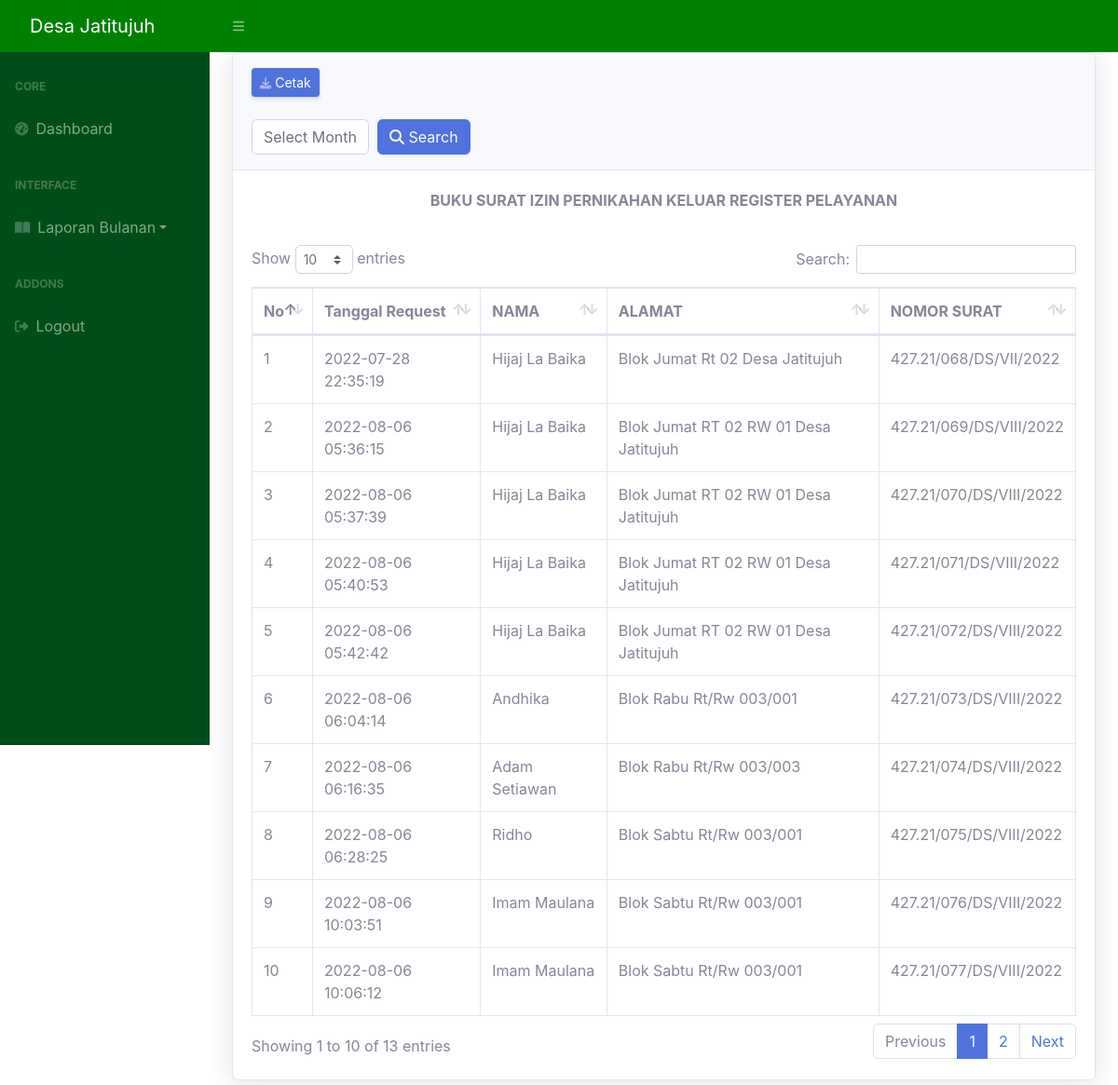
Screenshot of /kepala_desa/laporan_sip.php (signed in) with the database file from the repository.
### tables this page shows
CREATE TABLE `surat_sip` (
  `sip_id` int(10) NOT NULL,
  `nik_masyarakat_sip` varchar(255) NOT NULL,
  `nama_sip` varchar(255) NOT NULL,
  `alamat_sip` varchar(255) NOT NULL,
  `keperluan_sip` varchar(255) NOT NULL,
  `scan_ktp_sip` varchar(255) NOT NULL,
  `scan_kk_sip` varchar(255) NOT NULL,
  `scan_akta_sip` varchar(255) NOT NULL,
  `tgl_req_sip` datetime NOT NULL,
  `status_sip` enum('acc_rt','acc_staff','belum_acc','acc_desa','selesai','tolak') NOT NULL DEFAULT 'belum_acc',
  `keterangan_sip` varchar(255) NOT NULL DEFAULT 'Pengajuan Anda Sedang Dalam Proses',
  `tanggal_acc` date DEFAULT current_timestamp(),
  `nama_file_sip` varchar(255) NOT NULL,
  `no_surat_sip` varchar(255) NOT NULL,
  `nama_surat_sip` varchar(255) NOT NULL DEFAULT 'SIP',
  `nama_ayah` varchar(255) NOT NULL,
  `nik_ayah` varchar(255) NOT NULL,
  `tempat_lahir_ayah` varchar(255) NOT NULL,
  `tgl_lahir_ayah` date NOT NULL,
  `kewarganegaraan_ayah` varchar(255) NOT NULL,
  `agama_ayah` varchar(255) NOT NULL,
  `pekerjaan_ayah` varchar(255) NOT NULL,
  `alamat_ayah` varchar(255) NOT NULL,
  `nama_ibu` varchar(255) NOT NULL,
  `nik_ibu` varchar(255) NOT NULL,
  `tempat_lahir_ibu` varchar(255) NOT NULL,
  `tgl_lahir_ibu` date NOT NULL,
  `kewarganegaraan_ibu` varchar(255) NOT NULL,
  `agama_ibu` varchar(255) NOT NULL,
  `pekerjaan_ibu` varchar(255) NOT NULL,
  `alamat_ibu` varchar(255) NOT NULL
);

### kepala_desa/laporan_sip.php (the view, shortened to what this page needs)
<?php
include "../koneksi.php";
if (isset($_POST['filter'])) {
    $date = $_POST['date'];
    $result_sip = mysqli_query($connection, "SELECT * FROM surat_sip WHERE MONTH(tgl_req_sip) = '$date' AND status_sip = 'selesai'");
} else {
    $result_sip = mysqli_query($connection, "SELECT * FROM surat_sip WHERE status_sip = 'selesai'");
}
?>
<!DOCTYPE html>
<html lang="en">
<head>
    <link href="https://cdn.jsdelivr.net/npm/simple-datatables@latest/dist/style.css" rel="stylesheet" />
    <link href="../css/styles.css" rel="stylesheet" />
    <link href="../css2/sb-admin-2.min.css" rel="stylesheet">
    <link href="../vendor/datatables/dataTables.bootstrap4.min.css" rel="stylesheet">
</head>
<body class="sb-nav-fixed">
    <nav class="sb-topnav navbar navbar-expand navbar-dark" style="background-color: green;">
        <a class="navbar-brand ps-3" href="halkepala_desa.php">Desa Jatitujuh</a>
        <button class="btn btn-link btn-sm order-1 order-lg-0 me-4 me-lg-0" id="sidebarToggle" href="#!"><i class="fas fa-bars"></i></button>
    </nav>
    <div id="layoutSidenav">
        <div id="layoutSidenav_nav">
            <nav class="sb-sidenav accordion sb-sidenav-dark" id="sidenavAccordion" style="background-color: #004d1a;">
                <div class="sb-sidenav-menu">
                    <div class="nav">
                        <div class="sb-sidenav-menu-heading">Core</div>
                        <a class="nav-link" href="halkepala_desa.php">
                            <div class="sb-nav-link-icon"><i class="fas fa-tachometer-alt"></i></div>
                            Dashboard
                        </a>
                        <div class="sb-sidenav-menu-heading">Interface</div>
                        <div class="dropdown">
                            <a class="nav-link collapsed dropdown-toggle" href="#" role="button" id="dropdownMenuLink" data-bs-toggle="dropdown" aria-expanded="false">
                                <div class="sb-nav-link-icon"><i class="fas fa-book-open"></i></div>
                                Laporan Bulanan
                            </a>
                        </div>
                        <div class="sb-sidenav-menu-heading">Addons</div>
                        <a class="nav-link" href="../logout.php">
                            <div class="sb-nav-link-icon"><i class="fa-solid fa-right-from-bracket"></i></div>
                            Logout
                        </a>
                    </div>
                </div>
            </nav>
        </div>
        <div id="layoutSidenav_content">
            <main>
                <div class="container-fluid">
                    <div class="card shadow mb-4">
                        <div class="card-header py-3">
                            <a href="cetak_laporan_sip.php" target="_blank" class="btn btn-sm btn-primary shadow-sm"><i class="fas fa-download fa-sm text-white-50"></i> Cetak</a>
                            <br>
                            <br>
                            <form method="POST" class="form-inline" action="">
                                <select name="date" class="form-control" required="required">
                                    <option value="">Select Month</option>
                                </select>
                                <button class="btn btn-primary" name="filter"><span class="fas fa-search"></span> Search</button>
                            </form>
                        </div>
                        <div class="card-body">
                            <div class="table-responsive">
                                <p class="card-title" style="text-align: center;">
                                    <b> BUKU SURAT IZIN PERNIKAHAN KELUAR REGISTER PELAYANAN</b>
                                </p>
                                <br>
                                <table class="table table-bordered" id="dataTable" width="100%" cellspacing="0">
                                    <thead>
                                        <tr>
                                            <th>No</th>
                                            <th>Tanggal Request</th>
                                            <th>NAMA</th>
                                            <th>ALAMAT</th>
                                            <th>NOMOR SURAT</th>
                                        </tr>
                                    </thead>
                                    <tbody>
                                        <?php
                                        $no = 1;
                                        while ($row_sip = mysqli_fetch_assoc($result_sip)) :
                                        ?>
                                            <tr>
                                                <td>
                                                    <?= $no; ?>
                                                </td>
                                                <td>
                                                    <?= $row_sip['tgl_req_sip']; ?>
                                                </td>
                                                <td>
                                                    <?= $row_sip['nama_sip']; ?>
                                                </td>
                                                <td>
                                                    <?= $row_sip['alamat_sip'] ?>
                                                </td>
                                                <td>
                                                    <?= $row_sip['no_surat_sip'] ?>
                                                </td>
                                            </tr>
                                            <?php $no++; ?>
                                        <?php endwhile; ?>
                                    </tbody>
                                </table>
                            </div>
                        </div>
                    </div>
                </div>
        </div>
    </div>
</body>
</html>

### rows the page displays
surat_sip: tgl_req_sip "2022-07-28 22:35:19", nama_sip "Hijaj La Baika", alamat_sip "Blok Jumat Rt 02 Desa Jatitujuh", no_surat_sip "427.21/068/DS/VII/2022"
surat_sip: tgl_req_sip "2022-08-06 05:36:15", nama_sip "Hijaj La Baika", alamat_sip "Blok Jumat RT 02 RW 01 Desa Jatitujuh", no_surat_sip "427.21/069/DS/VIII/2022"
surat_sip: tgl_req_sip "2022-08-06 05:37:39", nama_sip "Hijaj La Baika", alamat_sip "Blok Jumat RT 02 RW 01 Desa Jatitujuh", no_surat_sip "427.21/070/DS/VIII/2022"
surat_sip: tgl_req_sip "2022-08-06 05:40:53", nama_sip "Hijaj La Baika", alamat_sip "Blok Jumat RT 02 RW 01 Desa Jatitujuh", no_surat_sip "427.21/071/DS/VIII/2022"
surat_sip: tgl_req_sip "2022-08-06 05:42:42", nama_sip "Hijaj La Baika", alamat_sip "Blok Jumat RT 02 RW 01 Desa Jatitujuh", no_surat_sip "427.21/072/DS/VIII/2022"
surat_sip: tgl_req_sip "2022-08-06 06:04:14", nama_sip "Andhika", alamat_sip "Blok Rabu Rt/Rw 003/001", no_surat_sip "427.21/073/DS/VIII/2022"
surat_sip: tgl_req_sip "2022-08-06 06:16:35", nama_sip "Adam Setiawan", alamat_sip "Blok Rabu Rt/Rw 003/003", no_surat_sip "427.21/074/DS/VIII/2022"
surat_sip: tgl_req_sip "2022-08-06 06:28:25", nama_sip "Ridho", alamat_sip "Blok Sabtu Rt/Rw 003/001", no_surat_sip "427.21/075/DS/VIII/2022"
surat_sip: tgl_req_sip "2022-08-06 10:03:51", nama_sip "Imam Maulana", alamat_sip "Blok Sabtu Rt/Rw 003/001", no_surat_sip "427.21/076/DS/VIII/2022"
surat_sip: tgl_req_sip "2022-08-06 10:06:12", nama_sip "Imam Maulana", alamat_sip "Blok Sabtu Rt/Rw 003/001", no_surat_sip "427.21/077/DS/VIII/2022"
